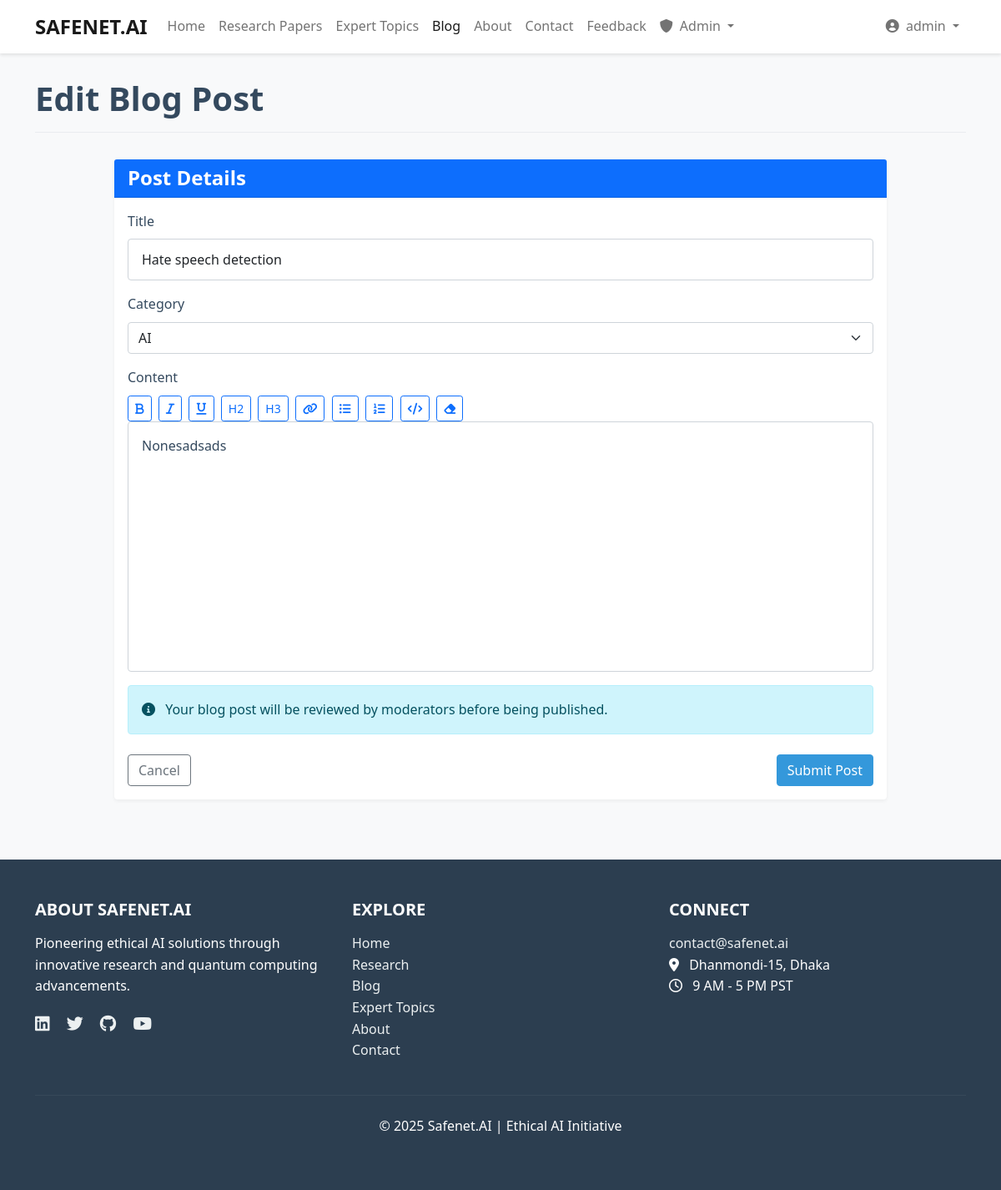
/blog/hate-speech-detection/edit/ (signed in), run on the app's committed database.
### blog/models.py (models this page shows, shortened)
class BlogPost(models.Model):
    title = models.CharField(max_length=200)
    author = models.ForeignKey(User, on_delete=models.CASCADE)
    content = models.TextField()
    category = models.CharField(max_length=20, choices=CATEGORY_CHOICES)
    status = models.CharField(max_length=20, choices=STATUS_CHOICES, default='pending')
    slug = models.SlugField(max_length=250, unique=True, blank=True)
    likes = models.ManyToManyField(User, related_name='blog_likes', blank=True)
    created_at = models.DateTimeField(auto_now_add=True)
    updated_at = models.DateTimeField(auto_now=True)
    class Meta:
        ordering = ['-created_at']

### blog/views.py (the view)
# urls.py: path('<slug:slug>/edit/', views.blog_edit, name='blog_edit'),
@login_required
def blog_edit(request, slug):
    post = get_object_or_404(BlogPost, slug=slug)
    if post.author != request.user and not request.user.is_superuser:
        return HttpResponseForbidden("You don't have permission to edit this post.")
    if request.method == 'POST':
        form = BlogPostForm(request.POST, instance=post)
        if form.is_valid():
            edited_post = form.save(commit=False)
            if not request.user.is_superuser:
                edited_post.status = 'pending'
                messages.info(request, 'Your blog post has been updated and submitted for approval.')
            else:
                messages.success(request, 'Your blog post has been updated successfully.')
            edited_post.save()
            if edited_post.status == 'pending':
                return redirect('my_blog_posts')
            else:
                return redirect('blog_detail', slug=post.slug)
    else:
        form = BlogPostForm(instance=post)
    return render(request, 'blog/blog_form.html', {'form': form, 'action': 'Edit'})

### blog/forms.py
class BlogPostForm(forms.ModelForm):
    class Meta:
        model = BlogPost
        fields = ['title', 'content', 'category']
        widgets = {
            'content': forms.Textarea(attrs={'rows': 10, 'class': 'medium-editor-textarea'}),
        }

### templates/blog/blog_form.html (shortened to what this page needs)
{% extends 'base.html' %}
{% block extra_css %}
<link rel="stylesheet" href="/static/css/medium-editor.min.css">
{% endblock %}
{% block content %}
<div class="row">
    <div class="col-12">
        <h1 class="page-header">{{ action }} Blog Post</h1>
    </div>
</div>
<div class="row">
    <div class="col-lg-10 mx-auto">
        <div class="card">
            <div class="card-header bg-primary text-white">
                <h4 class="mb-0">Post Details</h4>
            </div>
            <div class="card-body">
                <form method="post">
                    <div class="form-group mb-3">
                        <label for="{{ form.title.id_for_label }}" class="form-label">Title</label>
                        <input type="text" name="{{ form.title.name }}" id="{{ form.title.id_for_label }}" class="form-control {% if form.title.errors %}is-invalid{% endif %}" value="{{ form.title.value|default:'' }}" required placeholder="Enter a compelling title...">
                    </div>
                    <div class="form-group mb-3">
                        <label for="{{ form.category.id_for_label }}" class="form-label">Category</label>
                        <select name="{{ form.category.name }}" id="{{ form.category.id_for_label }}" class="form-select {% if form.category.errors %}is-invalid{% endif %}" required>
                            <option value="AI" {% if form.category.value == 'AI' %}selected{% endif %}>AI</option>
                        </select>
                    </div>
                    <div class="form-group mb-3">
                        <label for="{{ form.content.id_for_label }}" class="form-label">Content</label>
                        <div class="medium-editor-toolbar">
                            <button type="button" class="btn btn-sm btn-outline-primary me-1" data-command="bold" title="Bold"><i class="fas fa-bold"></i></button>
                            <button type="button" class="btn btn-sm btn-outline-primary me-1" data-command="italic" title="Italic"><i class="fas fa-italic"></i></button>
                            <button type="button" class="btn btn-sm btn-outline-primary me-1" data-command="underline" title="Underline"><i class="fas fa-underline"></i></button>
                            <button type="button" class="btn btn-sm btn-outline-primary me-1" data-command="h2" title="Heading 2">H2</button>
                            <button type="button" class="btn btn-sm btn-outline-primary me-1" data-command="h3" title="Heading 3">H3</button>
                            <button type="button" class="btn btn-sm btn-outline-primary me-1" data-command="createlink" title="Link"><i class="fas fa-link"></i></button>
                            <button type="button" class="btn btn-sm btn-outline-primary me-1" data-command="insertUnorderedList" title="Bullet List"><i class="fas fa-list-ul"></i></button>
                            <button type="button" class="btn btn-sm btn-outline-primary me-1" data-command="insertOrderedList" title="Numbered List"><i class="fas fa-list-ol"></i></button>
                            <button type="button" class="btn btn-sm btn-outline-primary me-1" data-command="code" title="Code"><i class="fas fa-code"></i></button>
                            <button type="button" class="btn btn-sm btn-outline-primary me-1" data-command="removeFormat" title="Clear Formatting"><i class="fas fa-eraser"></i></button>
                        </div>
                        <div id="editor-container" class="medium-editor-element" contenteditable="true">{{ form.content.value|safe|default:'' }}</div>
                    </div>
                    <div class="alert alert-info mb-4">
                        <i class="fas fa-info-circle me-2"></i>
                        {% if action == 'Edit' and form.instance.status == 'approved' %}
                            Your edited blog post will need to be re-approved by administrators before becoming publicly visible again.
                        {% else %}
                            Your blog post will be reviewed by moderators before being published.
                        {% endif %}
                    </div>
                    <div class="d-flex justify-content-between">
                        <a href="{% url 'blog_list' %}" class="btn btn-outline-secondary">Cancel</a>
                        <button type="submit" class="btn btn-primary" id="submit-post">Submit Post</button>
                    </div>
                </form>
            </div>
        </div>
    </div>
</div>
{% endblock %}

### templates/navbar.html (shortened to what this page needs)
<nav class="navbar navbar-expand-lg navbar-light fixed-top">
    <div class="container">
        <a class="navbar-brand" href="{% url 'home' %}">SAFENET.AI</a>
        <div class="collapse navbar-collapse" id="navbarNav">
            <ul class="navbar-nav me-auto">
                <li class="nav-item">
                    <a class="nav-link {% if request.path == '/' %}active{% endif %}" href="{% url 'home' %}">Home</a>
                </li>
                <li class="nav-item">
                    <a class="nav-link {% if 'research' in request.path %}active{% endif %}" href="{% url 'research_paper_list' %}">Research Papers</a>
                </li>
                <li class="nav-item">
                    <a class="nav-link {% if 'expert-topics' in request.path %}active{% endif %}" href="{% url 'research_topic_list' %}">Expert Topics</a>
                </li>
                <li class="nav-item">
                    <a class="nav-link {% if 'blog' in request.path %}active{% endif %}" href="{% url 'blog_list' %}">Blog</a>
                </li>
                <li class="nav-item">
                    <a class="nav-link {% if request.path == '/about/' %}active{% endif %}" href="{% url 'about' %}">About</a>
                </li>
                <li class="nav-item">
                    <a class="nav-link {% if request.path == '/accounts/contact/' %}active{% endif %}" href="{% url 'contact' %}">Contact</a>
                </li>
                <li class="nav-item">
                    <a class="nav-link {% if 'feedback' in request.path %}active{% endif %}" href="{% url 'feedback_list' %}">Feedback</a>
                </li>
                {% if user.is_authenticated and user.is_superuser %}
                <li class="nav-item dropdown">
                    <a class="nav-link dropdown-toggle {% if 'approval' in request.path %}active{% endif %}" href="#" id="adminDropdownMenuLink" role="button" data-bs-toggle="dropdown" aria-expanded="false">
                        <i class="fas fa-shield-alt me-1"></i> Admin
                    </a>
                </li>
                {% endif %}
            </ul>
            <ul class="navbar-nav ms-auto">
                {% if user.is_authenticated %}
                    <li class="nav-item dropdown">
                        <a class="nav-link dropdown-toggle" href="#" id="navbarDropdownMenuLink" role="button" data-bs-toggle="dropdown" aria-expanded="false">
                            <i class="fas fa-user-circle me-1"></i> {{ user.username }}
                        </a>
                    </li>
                {% endif %}
            </ul>
        </div>
    </div>
</nav>

### static/css/style.css (style rules this page uses)
:root { --primary-color: #3498db; --primary-dark: #2980b9; --secondary-color: #2c3e50; --light-color: #ecf0f1; --dark-color: #34495e; --danger-color: #e74c3c; --success-color: #2ecc71; --warning-color: #f39c12; --info-color: #3498db; --ai-color: #3498db; --quantum-color: #e74c3c; --hybrid-color: #9b59b6; }
body { font-family: 'Segoe UI', Tahoma, Geneva, Verdana, sans-serif; line-height: 1.6; color: var(--dark-color); background-color: #f8f9fa; padding-top: 70px; }
h1, h2, h3, h4, h5, h6 { margin-bottom: 1rem; font-weight: 600; }
a { color: var(--primary-color); text-decoration: none; transition: all 0.3s ease; }
.btn-primary { background-color: var(--primary-color); border-color: var(--primary-color); }
.navbar { background-color: white; box-shadow: 0 2px 4px rgba(0, 0, 0, 0.1); }
.navbar-brand { font-weight: 700; font-size: 1.5rem; }
.card { margin-bottom: 1.5rem; box-shadow: 0 2px 4px rgba(0, 0, 0, 0.05); transition: all 0.3s ease; border: none; }
.card-header { background-color: white; border-bottom: 1px solid rgba(0, 0, 0, 0.1); font-weight: 600; }
.form-group { margin-bottom: 1.5rem; }
.form-control { border-radius: 4px; padding: 0.75rem 1rem; }
.page-header { margin-bottom: 2rem; padding-bottom: 1rem; border-bottom: 1px solid #e9ecef; }

### templates/blog/blog_form.html (style rules this page uses)
.medium-editor-element { min-height: 300px; border: 1px solid #ced4da; border-radius: 0.25rem; padding: 1rem; margin-bottom: 1rem; }

### data on the page
BlogPost: title "Hate speech detection", category "AI", content.value "Nonesadsads"

### other printed values
{{ user.username }} "admin"
{{ action }} "Edit"
